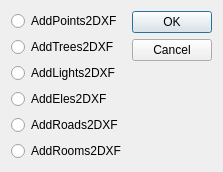
<?xml version="1.0" encoding="UTF-8"?>
<ui version="4.0">
 <class>ADDCloud2DXFDialog</class>
 <widget class="QDialog" name="ADDCloud2DXFDialog">
  <property name="geometry">
   <rect>
    <x>0</x>
    <y>0</y>
    <width>202</width>
    <height>146</height>
   </rect>
  </property>
  <property name="windowTitle">
   <string>ADDCloud2DXF</string>
  </property>
  <layout class="QGridLayout" name="gridLayout">
   <item row="0" column="0">
    <layout class="QVBoxLayout" name="verticalLayout">
     <item>
      <widget class="QRadioButton" name="AddPoints2DXFRadioButton">
       <property name="text">
        <string>AddPoints2DXF</string>
       </property>
      </widget>
     </item>
     <item>
      <widget class="QRadioButton" name="AddTrees2DXFRadioButton">
       <property name="text">
        <string>AddTrees2DXF</string>
       </property>
      </widget>
     </item>
     <item>
      <widget class="QRadioButton" name="AddLights2DXFRadioButton">
       <property name="text">
        <string>AddLights2DXF</string>
       </property>
      </widget>
     </item>
     <item>
      <widget class="QRadioButton" name="AddEles2DXFRadioButton">
       <property name="text">
        <string>AddEles2DXF</string>
       </property>
      </widget>
     </item>
     <item>
      <widget class="QRadioButton" name="AddRoads2DXFRadioButton">
       <property name="text">
        <string>AddRoads2DXF</string>
       </property>
      </widget>
     </item>
     <item>
      <widget class="QRadioButton" name="AddRooms2DXFRadioButton">
       <property name="text">
        <string>AddRooms2DXF</string>
       </property>
      </widget>
     </item>
    </layout>
   </item>
   <item row="0" column="1">
    <widget class="QDialogButtonBox" name="buttonBox">
     <property name="orientation">
      <enum>Qt::Vertical</enum>
     </property>
     <property name="standardButtons">
      <set>QDialogButtonBox::Cancel|QDialogButtonBox::Ok</set>
     </property>
    </widget>
   </item>
  </layout>
 </widget>
 <resources/>
 <connections>
  <connection>
   <sender>buttonBox</sender>
   <signal>accepted()</signal>
   <receiver>ADDCloud2DXFDialog</receiver>
   <slot>accept()</slot>
   <hints>
    <hint type="sourcelabel">
     <x>248</x>
     <y>254</y>
    </hint>
    <hint type="destinationlabel">
     <x>157</x>
     <y>274</y>
    </hint>
   </hints>
  </connection>
  <connection>
   <sender>buttonBox</sender>
   <signal>rejected()</signal>
   <receiver>ADDCloud2DXFDialog</receiver>
   <slot>reject()</slot>
   <hints>
    <hint type="sourcelabel">
     <x>316</x>
     <y>260</y>
    </hint>
    <hint type="destinationlabel">
     <x>286</x>
     <y>274</y>
    </hint>
   </hints>
  </connection>
 </connections>
</ui>
